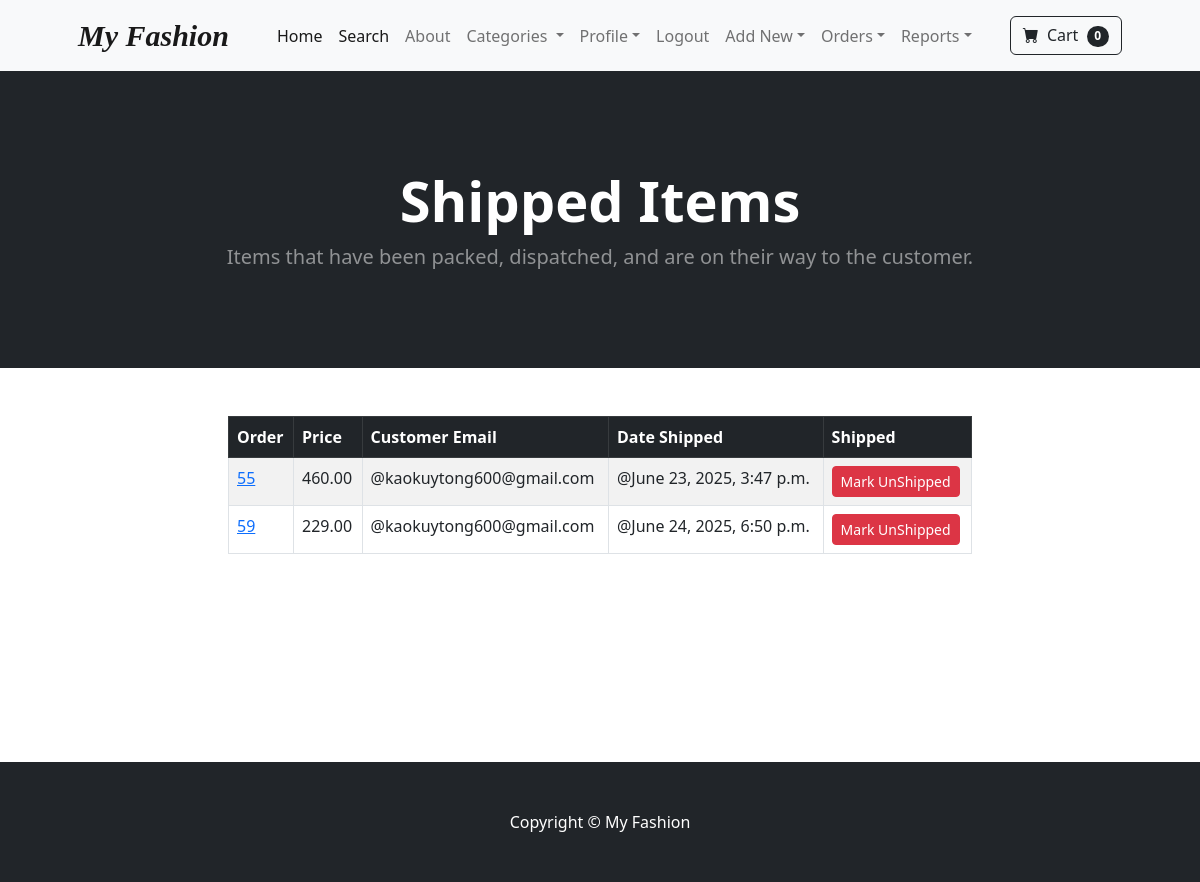
Page /payment/shipped_dash (signed in) on the committed database.
### payment/models.py (models this page shows, shortened)
class Order(models.Model):
    user = models.ForeignKey(User, on_delete=models.CASCADE, null=True, blank=True)
    full_name = models.CharField(max_length=250)
    email = models.EmailField(max_length=250)
    shipping_address = models.TextField(max_length=15000)
    amount_paid = models.DecimalField(max_digits=7, decimal_places=2)
    date_ordered = models.DateTimeField(auto_now_add=True)
    shipped = models.BooleanField(default=False)
    date_shipped = models.DateTimeField(blank=True, null=True)
    delivered = models.BooleanField(default=False)
    date_delivered = models.DateTimeField(blank=True, null=True)
    viewed_by_admin = models.BooleanField(default=False)

### payment/views.py (the view, shortened to what this page needs)
def shipped_dash(request):
    if request.user.is_authenticated and request.user.is_superuser:
        orders = Order.objects.filter(shipped=True)
        return render(request, "payment/shipped_dash.html", {"orders":orders})
    else:
        messages.success(request, "Access Denied")
        return redirect('home')

### cart/cart.py (called while the page is built)
    def __len__(self):
        return len(self.cart)

### cart/context_processors.py (called while the page is built)
def cart(request):
	return {'cart': Cart(request)}

### store/context_processors.py (called while the page is built)
def categories_processor(request):
    categories = Category.objects.all()
    return {'categories': categories}

### store/models.py (called while the page is built)
    def __str__(self):
        return self.name

### payment/templates/payment/shipped_dash.html (shortened to what this page needs)
{% extends 'base.html' %}
{% block content %}
<header class="bg-dark py-5">
  <div class="container px-4 px-lg-5 my-5">
    <div class="text-center text-white">
      <h1 class="display-4 fw-bolder">Shipped Items</h1>
      <p class="lead fw-normal text-white-50 mb-0">
        Items that have been packed, dispatched, and are on their way to the customer.
      </p>
    </div>
  </div>
</header>
        <div class="container">
            <div class="row">
                <center>
                    <div class="col-8">
                        <br/><br/>
<table class="table table-striped table-bordered">
  <thead class="table-dark">
    <tr>
      <th scope="col">Order</th>
      <th scope="col">Price</th>
      <th scope="col">Customer Email</th>
      <th scope="col">Date Shipped</th>
      <th scope="col">Shipped</th>
    </tr>
  </thead>
  <tbody>
    {% for item in orders %}
    <tr>
      <td><a href="{% url 'orders' item.id %}">{{ item.id }}</a></td>
      <td>{{ item.amount_paid }}</td>
      <td>@{{ item.email }}</td>
      <td>@{{ item.date_shipped }}</td>
      <td>
        <form method="POST">
          <button type="submit" class="btn btn-danger btn-sm">Mark UnShipped</button>
        </form>
      </td>
    </tr>
    {% endfor %}
  </tbody>
</table>
<br/><br/><br/><br/><br/><br/><br/><br/>
                    </div>
                </center>
            </div>
        </div>
{% endblock %}

### rows in the picture
Order: id "55", amount_paid "460.00", email "kaokuytong600@gmail.com", date_shipped "June 23, 2025, 3:47 p.m."
Order: id "59", amount_paid "229.00", email "kaokuytong600@gmail.com", date_shipped "June 24, 2025, 6:50 p.m."

### other values in the picture
{{ cart|length }} "0"
